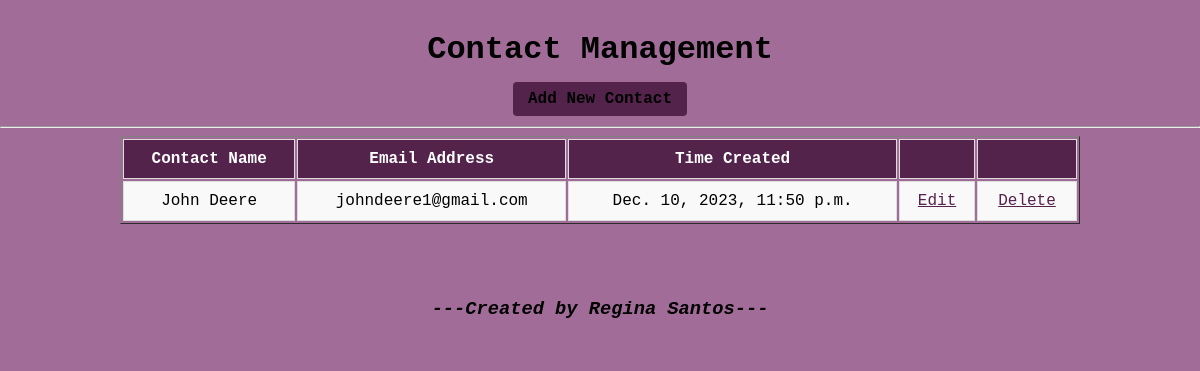
Before: / with the older database file.
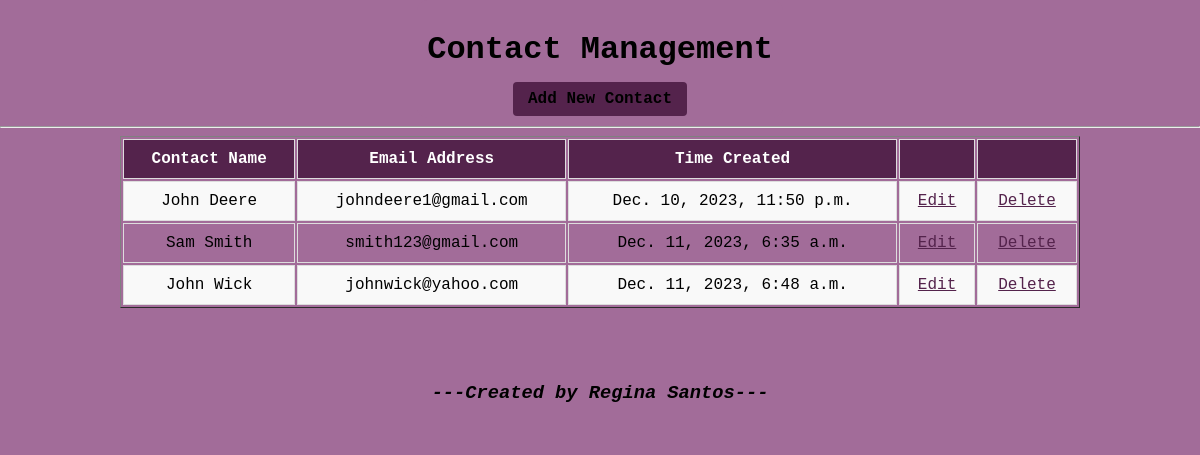
After: the same page with the newer database file.
### contacts/models.py (models this page shows, shortened)
class crudst(models.Model):
    contact_name = models.CharField(max_length=100)
    contact_email = models.EmailField()
    contact_notes = models.CharField(max_length=500)
    contact_time = models.DateTimeField(auto_now_add=True)

### contacts/views.py (the view)
# urls.py: path('', views.contact_display, name = 'contact_display'),
def contact_display(request):
    results = crudst.objects.all()
    return render(request, 'index.html', {'crudst': results})

### template/index.html (shortened to what this page needs)
{% load static %}
<!DOCTYPE html>
<head>
    <link rel="stylesheet" href="{% static 'css/index_style.css' %}">
</head>
<body>
    <div class="page-header">
        <div class="header">
            <h1>Contact Management</h1>
            <b><a href="{% url 'contact_insert'%}" class="add-contact-link">Add New Contact</a></b>
        </div>
    </div>
    <hr/>
    <table border="1">
        <tr>
            <th>Contact Name</th>
            <th>Email Address</th>
            <th>Time Created</th>
            <th></th>
            <th></th>
        </tr>
        {% for contact in crudst %}
        <tr>
            <td>{{ contact.contact_name }}</td>
            <td>{{ contact.contact_email }}</td>
            <td>{{ contact.contact_time }}</td>
            <td><a href="/Edit/{{contact.contact_name}}"><u>Edit</u></a></td>
            <td><a href="/Delete/{{contact.contact_name}}" onclick="return confirm('Would you like to delete contact information?')"><u>Delete</u></a></td>
        </tr>
        {% endfor %}
    </table>
</body>
<footer>
    <center>
        <h3><i>---Created by Regina Santos---</i></h3>
    </center>
</footer>
</html>

### contacts/static/css/index_style.css (style rules this page uses)
body { font-family: "Lucida Console", "Courier New", monospace; background-color: #a26c99; margin: 0; padding: 0; }
.page-header { display: flex; justify-content: center; align-items: center; text-align: center; }
.header { justify-content: space-between; align-items: center; background-color: #a26c99; padding: 10px; border-radius: 10px; }
.header h1 { color: #000000; margin: 1; }
.add-contact-link { text-decoration: none; text-align: center; color: #000000; background-color: #54234c; padding: 8px 15px; border-radius: 4px; }
a { text-decoration: none; color: #54234c; }
h1 { color: #54234c; }
table { width: 80%; margin: 0 auto; }
th, td { padding: 10px; border: 1px solid #ddd; text-align: center; }
th { background-color: #54234c; color: #fff; }
tr:nth-child(even) { background-color: #f9f9f9; }
footer { margin-top: 50px; background-color: #a26c99; color: #000000; padding: 5px; text-align: center; }

Changed rows visible on the page:
added crudst: contact_name "Sam Smith", contact_email "smith123@gmail.com", contact_time "Dec. 11, 2023, 6:35 a.m."
added crudst: contact_name "John Wick", contact_email "johnwick@yahoo.com", contact_time "Dec. 11, 2023, 6:48 a.m."
